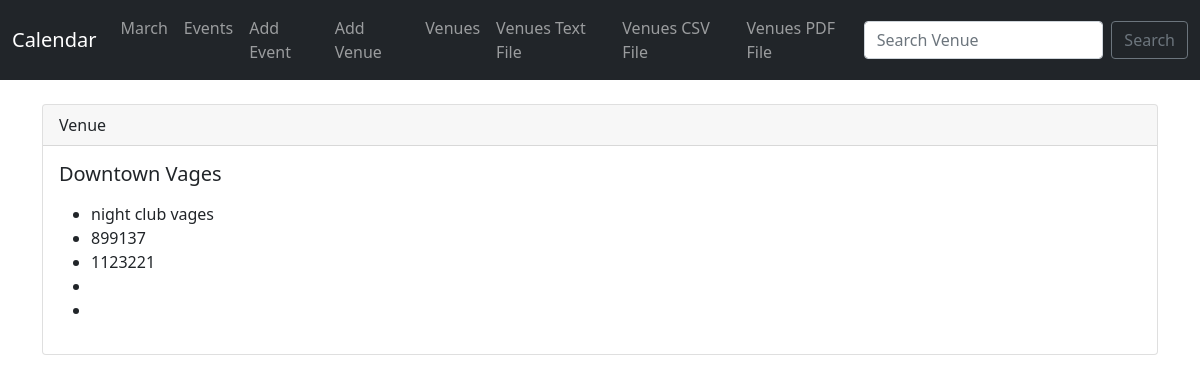
/show_venue/2, run on an earlier commit of the app's database.
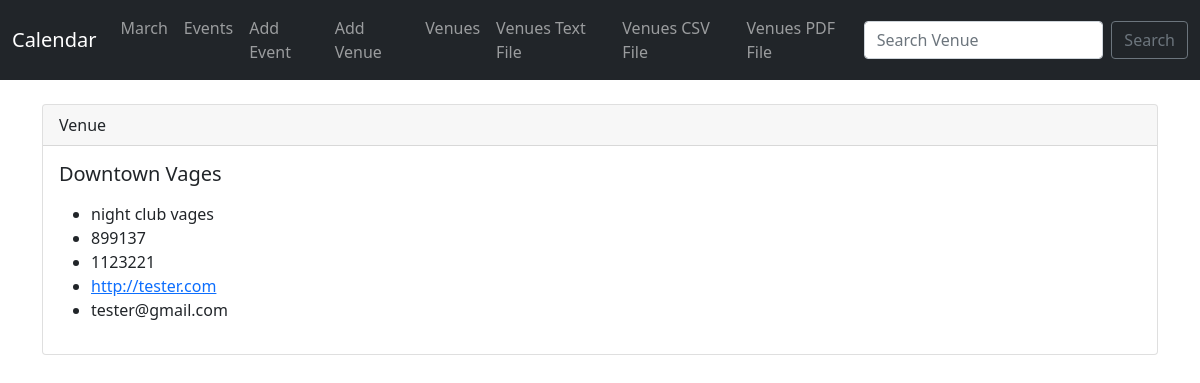
And on a later commit of the database.
### events/models.py (models this page shows)
class Venue(models.Model):
    name = models.CharField('Venue Name', max_length=122)
    address = models.CharField(max_length=300)
    zip_code = models.CharField('Zip Code', max_length=122)
    phone = models.CharField('Contact Phone', max_length=122, blank=True)
    web = models.URLField('Website Address', blank=True)
    email_address = models.EmailField('Email Address', blank=True)
    def __str__(self):
        return self.name

### events/views.py (the view)
# urls.py: path('show_venue/<venue_id>', views.show_venue, name="show_venue"),
def show_venue(request, venue_id):
    venue = Venue.objects.get(pk=venue_id)
    return render(request,
        "events/show_venue.html",
        {
            "venue": venue
        })

### events/templates/events/show_venue.html
{% extends 'events/base.html' %}
{% block content %}
    <div class="card">
        <div class="card-header">
            Venue
        </div>
        <div class="card-body">
          <h5 class="card-title">{{ venue }}</h5>
          <p class="card-text">
            <ul>
                <li>{{ venue.address }}</li>
                <li>{{ venue.zip_code }}</li>
                <li>{{ venue.phone }}</li>
                <li><a href="{{ venue.web}}">{{ venue.web }}</a></li>
                <li>{{ venue.email_address }}</li>
            </ul>
          </p>
        </div>
      </div>
{% endblock%}

### events/templates/events/base.html (shortened to what this page needs)
<!doctype html>
<html lang="en">
  <head>
    <link href="https://cdn.jsdelivr.net/npm/bootstrap@5.0.2/dist/css/bootstrap.min.css" rel="stylesheet">
  </head>
  <body>
      {% include 'events/navbar.html' %}
      <br>
      <div class="container">
        {% block content %}
        {% endblock %}
      </div>
  </body>
</html>

### events/templates/events/navbar.html (shortened to what this page needs)
<nav class="navbar navbar-expand-lg navbar-dark bg-dark">
    <div class="container-fluid">
      <a class="navbar-brand" href="{% url 'home' %}">Calendar</a>
      <div class="collapse navbar-collapse" id="navbarSupportedContent">
        <ul class="navbar-nav me-auto mb-2 mb-lg-0">
          <li class="nav-item">
            <a class="nav-link" href="{% url 'home' '2022' 'March' %}">March</a>
          </li>
          <li class="nav-item">
            <a class="nav-link" href="{% url 'list-events' %}">Events</a>
          </li>
          <li class="nav-item">
            <a class="nav-link" href="{% url 'add_event' %}">Add Event</a>
          </li>
          <li class="nav-item">
            <a class="nav-link" href="{% url 'add_venue' %}">Add Venue</a>
          </li>
          <li class="nav-item">
            <a class="nav-link" href="{% url 'list_venues' %}">Venues</a>
          </li>
          <li class="nav-item">
            <a class="nav-link" href="{% url 'venue_text' %}">Venues Text File</a>
          </li>
          <li class="nav-item">
            <a class="nav-link" href="{% url 'venue_csv' %}">Venues CSV File</a>
          </li>
          <li class="nav-item">
            <a class="nav-link" href="{% url 'venue_pdf' %}">Venues PDF File</a>
          </li>
        </ul>
        <form class="d-flex" method=POST action="{% url 'search_venues' %}">
          <input class="form-control me-2" type="search" placeholder="Search Venue" aria-label="Search" name="searched">
          <button class="btn btn-outline-secondary" type="submit">Search</button>
        </form>
      </div>
    </div>
  </nav>

What changed in the data, as far as the page shows it:
changed Venue "Downtown Vages": web (not shown) → "http://tester.com"; email_address (not shown) → "tester@gmail.com"
